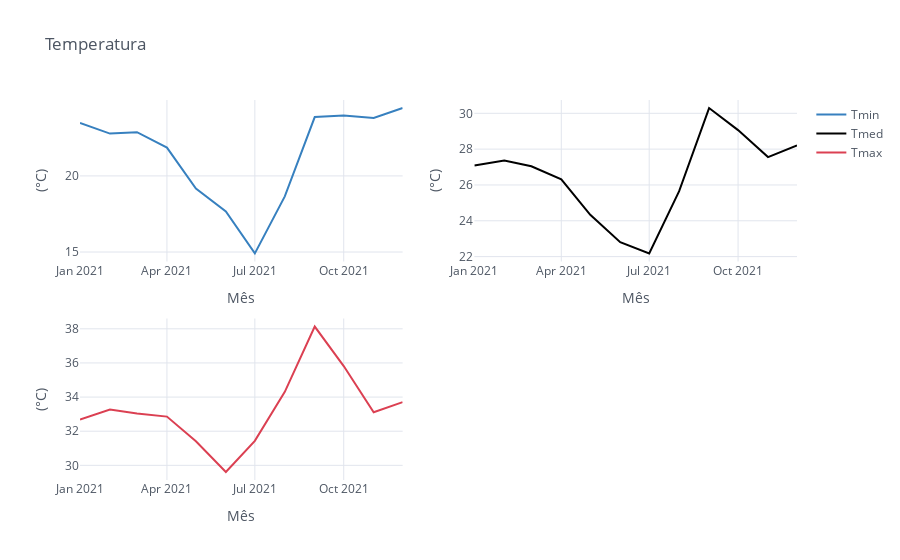

The notebook cell this image was saved under:
### Markdown cell above
### Painel de figuras

### Code cell
ds_mensal[['Tmin', 'Tmed', 'Tmax']].iplot(y=["Tmin", "Tmed", "Tmax"],
                  width=2.0,
                  subplots=True,
                  colors=['blue','black','red'],
                  xTitle="Mês", yTitle="(°C)", title="Temperatura")

### Figure 1 — Plotly figure (JSON) as saved in the notebook; plotly's stock layout.template omitted (floating-point values rounded to 4 significant figures)
{"data": [{"line": {"color": "rgba(55, 128, 191, 1.0)", "dash": "solid", "shape": "linear", "width": 2}, "mode": "lines", "name": "Tmin", "text": "", "type": "scatter", "x": ["2021-01-01", "2021-02-01", "2021-03-01", "2021-04-01", "2021-05-01", "2021-06-01", "2021-07-01", "2021-08-01", "2021-09-01", "2021-10-01", "2021-11-01", "2021-12-01"], "xaxis": "x", "y": [23.48, 22.78, 22.87, 21.86, 19.16, 17.67, 14.91, 18.66, 23.87, 23.96, 23.81, 24.46], "yaxis": "y"}, {"line": {"color": "rgba(0, 0, 0, 1.0)", "dash": "solid", "shape": "linear", "width": 2}, "mode": "lines", "name": "Tmed", "text": "", "type": "scatter", "x": ["2021-01-01", "2021-02-01", "2021-03-01", "2021-04-01", "2021-05-01", "2021-06-01", "2021-07-01", "2021-08-01", "2021-09-01", "2021-10-01", "2021-11-01", "2021-12-01"], "xaxis": "x2", "y": [27.08, 27.36, 27.04, 26.31, 24.33, 22.8, 22.18, 25.65, 30.29, 29.06, 27.56, 28.2], "yaxis": "y2"}, {"line": {"color": "rgba(219, 64, 82, 1.0)", "dash": "solid", "shape": "linear", "width": 2}, "mode": "lines", "name": "Tmax", "text": "", "type": "scatter", "x": ["2021-01-01", "2021-02-01", "2021-03-01", "2021-04-01", "2021-05-01", "2021-06-01", "2021-07-01", "2021-08-01", "2021-09-01", "2021-10-01", "2021-11-01", "2021-12-01"], "xaxis": "x3", "y": [32.69, 33.27, 33.04, 32.86, 31.41, 29.61, 31.44, 34.31, 38.13, 35.82, 33.11, 33.7], "yaxis": "y3"}], "layout": {"legend": {"bgcolor": "#FFFFFF", "font": {"color": "#4D5663"}}, "paper_bgcolor": "#FFFFFF", "plot_bgcolor": "#FFFFFF", "title": {"font": {"color": "#4D5663"}, "text": "Temperatura"}, "xaxis": {"anchor": "y", "domain": [0, 0.45], "gridcolor": "#E1E5ED", "showgrid": true, "tickfont": {"color": "#4D5663"}, "title": {"font": {"color": "#4D5663"}, "text": "Mês"}, "zerolinecolor": "#E1E5ED"}, "xaxis2": {"anchor": "y2", "domain": [0.55, 1], "gridcolor": "#E1E5ED", "showgrid": true, "tickfont": {"color": "#4D5663"}, "title": {"font": {"color": "#4D5663"}, "text": "Mês"}, "zerolinecolor": "#E1E5ED"}, "xaxis3": {"anchor": "y3", "domain": [0, 0.45], "gridcolor": "#E1E5ED", "showgrid": true, "tickfont": {"color": "#4D5663"}, "title": {"font": {"color": "#4D5663"}, "text": "Mês"}, "zerolinecolor": "#E1E5ED"}, "yaxis": {"anchor": "x", "domain": [0.575, 1], "gridcolor": "#E1E5ED", "showgrid": true, "tickfont": {"color": "#4D5663"}, "title": {"font": {"color": "#4D5663"}, "text": "(°C)"}, "zerolinecolor": "#E1E5ED"}, "yaxis2": {"anchor": "x2", "domain": [0.575, 1], "gridcolor": "#E1E5ED", "showgrid": true, "tickfont": {"color": "#4D5663"}, "title": {"font": {"color": "#4D5663"}, "text": "(°C)"}, "zerolinecolor": "#E1E5ED"}, "yaxis3": {"anchor": "x3", "domain": [0, 0.425], "gridcolor": "#E1E5ED", "showgrid": true, "tickfont": {"color": "#4D5663"}, "title": {"font": {"color": "#4D5663"}, "text": "(°C)"}, "zerolinecolor": "#E1E5ED"}}}
